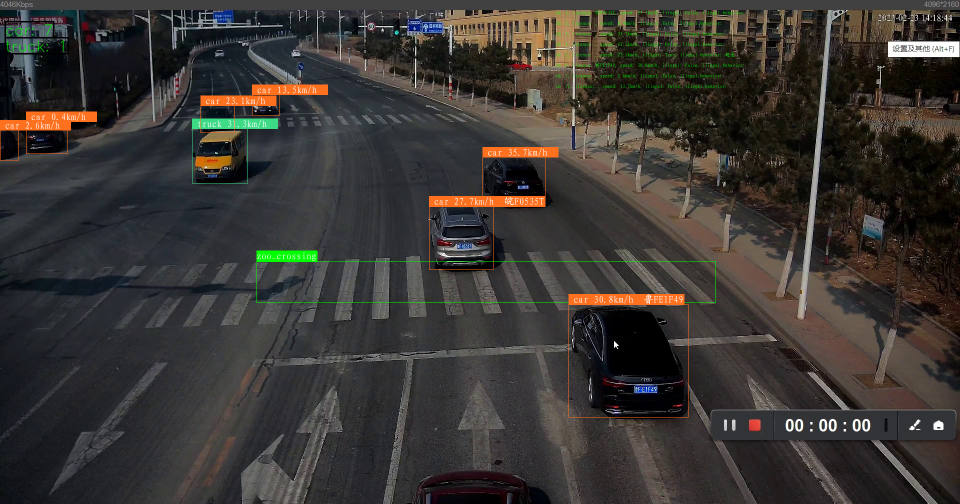
#> input picture img_1.png, 1920 x 1007 px, given in place of 20230223_141845.mp4, which was not available (shown at 1/2 size)
$ python trafficLine.py   (older library calls are emulated)
#> lines starting #> are read from the running program, lines starting #| are printed output that depends on the picture; pictures that were not available may be replaced by others from this repository, and a replacement may not be noted
# coding=utf-8
import time
import os
import cv2
import numpy as np
from numpy.linalg import inv


def sliding_window(img1, img2, patch_size=(100, 200), istep=20):  # , jstep=1, scale=1.0):

    Ni, Nj = (int(s) for s in patch_size)
    for i in range(0, img1.shape[0] - Ni + 1, istep):
        # for j in range(0, img1.shape[1] - Nj, jstep):
        # patch = (img1[i:i + Ni, j:j + Nj], img2[i:i + Ni, j:j + Nj])
        patch = (img1[i:i + Ni, 39:341], img2[i:i + Ni, 39:341])
        yield (i, 39), patch


def predict(patches, DEBUG):
    # print(len(patches))
    labels = np.zeros(len(patches))
    index = 0
    for Amplitude, theta in patches:
        mask = (Amplitude > 25).astype(np.float32)
        h, b = np.histogram(theta[mask.astype(np.bool)], bins=range(0, 80, 5))
        low, high = b[h.argmax()], b[h.argmax() + 1]
        newmask = ((Amplitude > 25) * (theta <= high) * (theta >= low)).astype(np.float32)
        value = ((Amplitude * newmask) > 0).sum()

        if value > 1500:
            labels[index] = 1
        index += 1
        if (DEBUG):
            print(h)
            print(low, high)
            print(value)
            cv2.imshow("newAmplitude", Amplitude * newmask)
            cv2.waitKey(0)

    return labels


def preprocessing(img):
    kernel1 = np.ones((3, 3), np.uint8)
    kernel2 = np.ones((5, 5), np.uint8)
    gray = img[:, :, 0]
    gray = cv2.medianBlur(gray, 5)
    gray = cv2.morphologyEx(gray, cv2.MORPH_OPEN, kernel1, iterations=4)
    gray = cv2.morphologyEx(gray, cv2.MORPH_CLOSE, kernel2, iterations=3)
    return gray


def getGD(canny):
    sobelx = cv2.Sobel(canny, cv2.CV_32F, 1, 0, ksize=3)
    sobely = cv2.Sobel(canny, cv2.CV_32F, 0, 1, ksize=3)
    theta = np.arctan(np.abs(sobely / (sobelx + 1e-10))) * 180 / np.pi
    Amplitude = np.sqrt(sobelx ** 2 + sobely ** 2)
    mask = (Amplitude > 25).astype(np.float32)
    Amplitude = Amplitude * mask
    return Amplitude, theta


def getlocation(indices, labels, Ni, Nj):
    zc = indices[labels == 1]
    if len(zc) == 0:
        return 0, None
    else:
        xmin = int(min(zc[:, 1]))
        ymin = int(min(zc[:, 0]))
        xmax = int(xmin + Nj)
        ymax = int(max(zc[:, 0]) + Ni)
        return 1, ((xmin, ymin), (xmax, ymax))

def detectTrafficLine( img):
    Ni, Nj = (90, 1300)


    gray = preprocessing(img)
    canny = cv2.Canny(gray, 30, 90, apertureSize=3)
    Amplitude, theta = getGD(canny)
    indices, patches = zip(
        *sliding_window(Amplitude, theta, patch_size=(Ni, Nj)))  # use sliding_window get indices and patches
    labels = predict(patches, False)  # predict zebra crossing for every patches 1 is zc 0 is background
    indices = np.array(indices)
    ret, location = getlocation(indices, labels, Ni, Nj)
    return ret, location


if __name__ == "__main__":

    # DEBUG = False

    Ni, Nj = (120, 1600)

    cap = cv2.VideoCapture("./20230223_141845.mp4")
    time.sleep(1)
    NUM_FRAMES = int(cap.get(7))
    for ii in range(NUM_FRAMES):
        print("frame: ", ii)
        # Load frame from the camera
        ret, frame = cap.read()
        img = frame

        gray = preprocessing(img)
        # if DEBUG:
        #     cv2.imshow("gray", gray)

        canny = cv2.Canny(gray, 30, 90, apertureSize=3)
        # if DEBUG:
        #     cv2.imshow("canny",canny)

        Amplitude, theta = getGD(canny)
        # if DEBUG:
        #     cv2.imshow("Amplitude", Amplitude)

        indices, patches = zip(
            *sliding_window(Amplitude, theta, patch_size=(Ni, Nj)))  # use sliding_window get indices and patches
        labels = predict(patches,False)  # predict zebra crossing for every patches 1 is zc 0 is background
        indices = np.array(indices)
        ret, location = getlocation(indices, labels, Ni, Nj)
        print(ret)
        print(location)
        # draw
        # if DEBUG:
        #     for i, j in indices[labels == 1]:
        #         cv2.rectangle(img, (j, i), (j+Nj, i+Ni), (0, 0, 255), 3)
        if ret:
            cv2.rectangle(img, location[0], location[1], (255, 0, 255), 3)
        cv2.imshow("img", img)
        cv2.waitKey(1)
#> this loop made 1 pass
#| 0
#| None
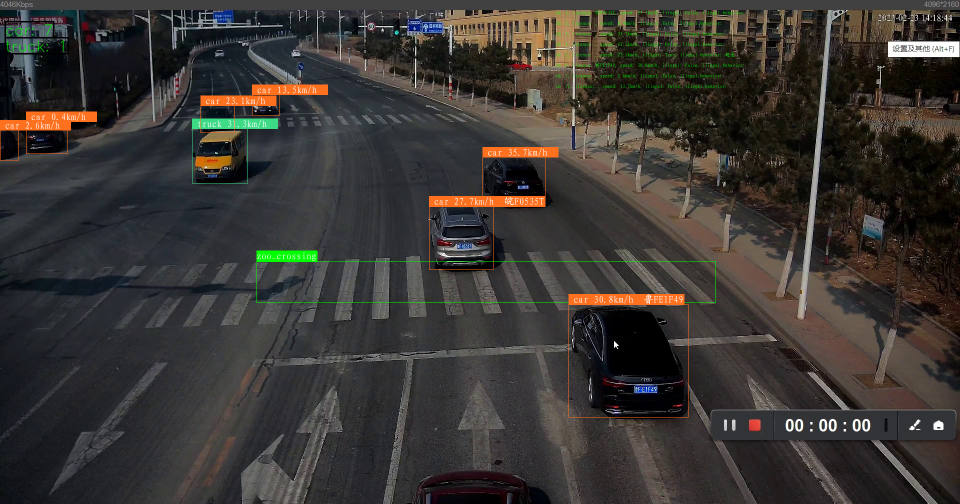
#> input picture img_1.png, 1920 x 1007 px, given in place of 20230223_141845.mp4, which was not available (shown at 1/2 size)
#> pass 1, in preprocessing, `gray = img[:, :, 0]`:
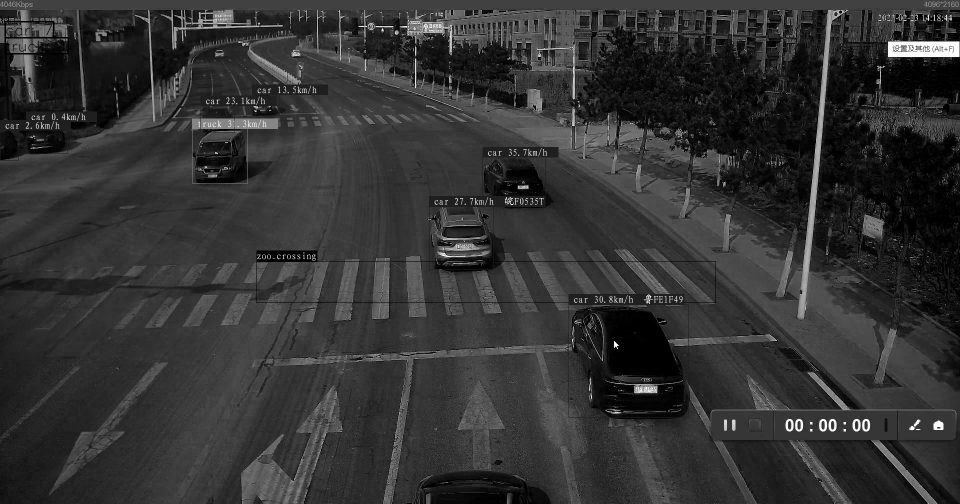
#> gray: shape (1007, 1920) (shown at 1/2 size); min 0, max 255, mean 51.3
#> pass 1, in preprocessing, `gray = cv2.morphologyEx(gray, cv2.MORPH_OPEN, kernel1, iterations=4)`:
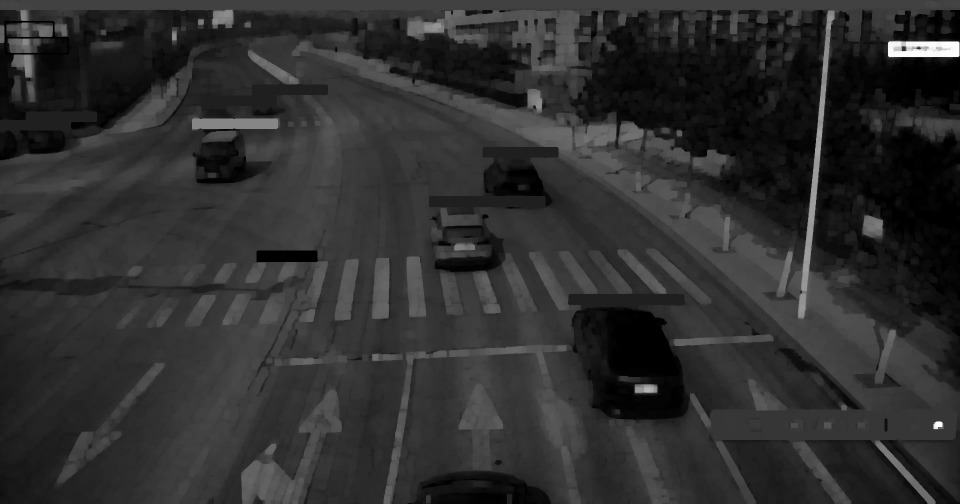
#> gray: shape (1007, 1920) (shown at 1/2 size); min 0, max 254, mean 46.5
#> after the loop:
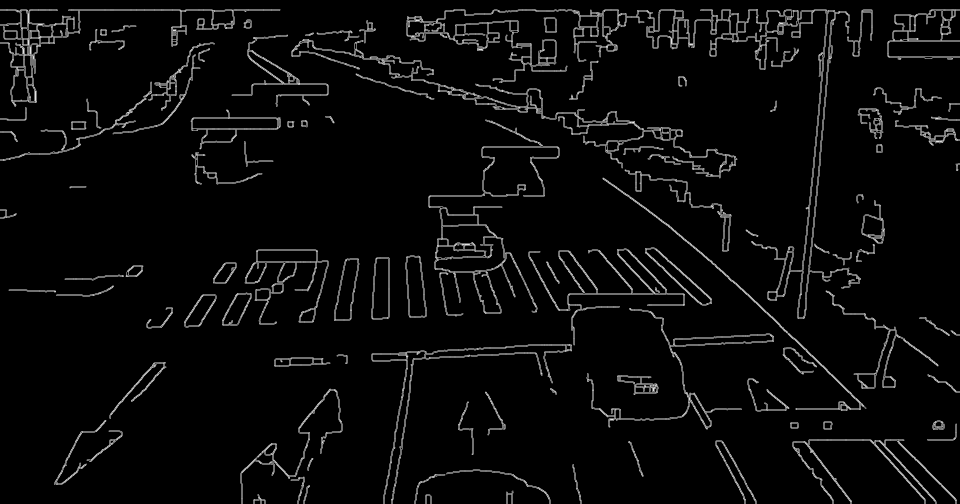
#> Amplitude: shape (1007, 1920) float32 (shown at 1/2 size); min 0, max 1140.4, mean 44.8; drawn with min black and max white
#> after the loop:
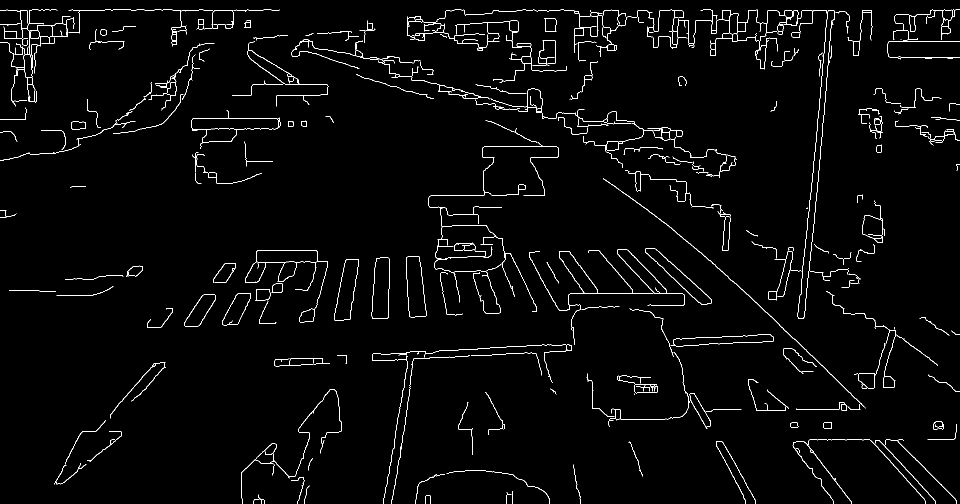
#> canny: shape (1007, 1920) (shown at 1/2 size); 2.1% white in thin lines or dots
#> img is the input picture: shape (1007, 1920, 3); mean B, G, R 51.3, 54.6, 58.1

$ run again, on img_2.png
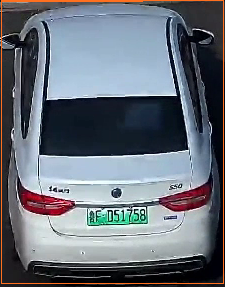
#> input picture img_2.png, 225 x 287 px, given in place of 20230223_141845.mp4, which was not available
#> the loop `for ii in range(NUM_FRAMES):` made 1 pass
#> labels on pass 1: [0, 0, 0, 0, 0, 0, 0, 0, 0]
#> (printed output is left out)
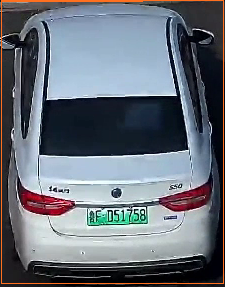
#> input picture img_2.png, 225 x 287 px, given in place of 20230223_141845.mp4, which was not available
#> pass 1, in preprocessing, `gray = cv2.morphologyEx(gray, cv2.MORPH_CLOSE, kernel2, iterations=3)`:
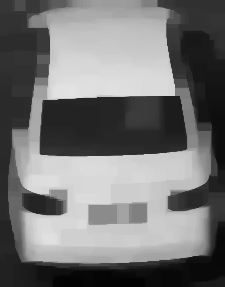
#> gray: shape (287, 225); min 3, max 226, mean 116
#> after the loop `for ii in range(NUM_FRAMES):`:
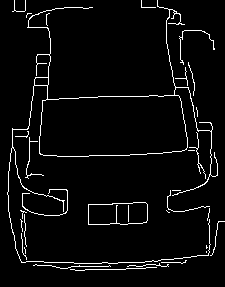
#> canny: shape (287, 225); 4.2% white in thin lines or dots
#> img is the input picture: shape (287, 225, 3); mean B, G, R 120.4, 111.2, 105.2
